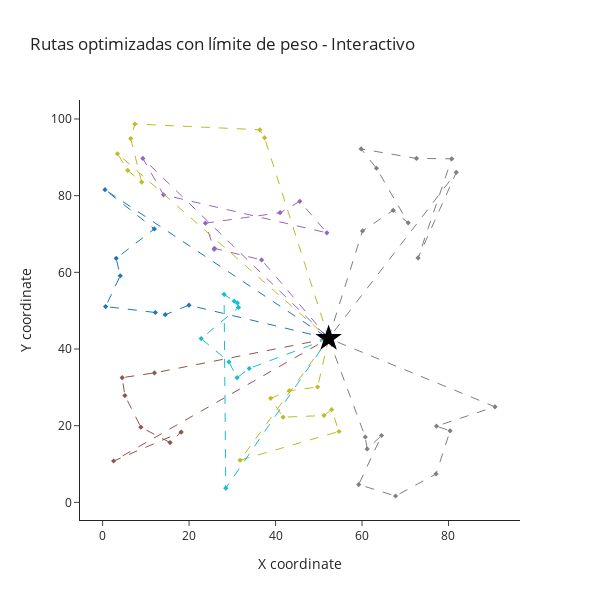

Notebook cell for this chart:
### Code cell
plot_routes(underloaded_routes, warehouse)

### Figure 1 — Plotly figure (JSON) as saved in the notebook; plotly's stock layout.template omitted (floating-point values rounded to 4 significant figures)
{"data": [{"hoverinfo": "text", "hoverlabel": {"bgcolor": "#7f7f7f"}, "line": {"color": "#7f7f7f", "dash": "dash", "width": 1}, "marker": {"size": 4, "symbol": "diamond"}, "mode": "lines+markers", "name": "Route 1", "text": ["Route 1<br>Warehouse<br>Total weight: 964 kg", "Route 1<br>Point 5<br>Weight: 133 kg<br>Total weight: 964 kg", "Route 1<br>Point 78<br>Weight: 148 kg<br>Total weight: 964 kg", "Route 1<br>Point 38<br>Weight: 77 kg<br>Total weight: 964 kg", "Route 1<br>Point 57<br>Weight: 165 kg<br>Total weight: 964 kg", "Route 1<br>Point 28<br>Weight: 71 kg<br>Total weight: 964 kg", "Route 1<br>Point 98<br>Weight: 112 kg<br>Total weight: 964 kg", "Route 1<br>Point 60<br>Weight: 67 kg<br>Total weight: 964 kg", "Route 1<br>Point 44<br>Weight: 84 kg<br>Total weight: 964 kg", "Route 1<br>Point 63<br>Weight: 107 kg<br>Total weight: 964 kg", "Route 1<br>Warehouse<br>Total weight: 964 kg"], "type": "scatter", "x": [52.27, 60.11, 67.21, 70.69, 63.34, 59.79, 72.6, 80.74, 72.96, 81.8, 52.27], "y": [42.75, 70.81, 76.16, 72.9, 87.15, 92.19, 89.71, 89.61, 63.76, 86.07, 42.75]}, {"hoverinfo": "text", "hoverlabel": {"bgcolor": "#bcbd22"}, "line": {"color": "#bcbd22", "dash": "dash", "width": 1}, "marker": {"size": 4, "symbol": "diamond"}, "mode": "lines+markers", "name": "Route 2", "text": ["Route 2<br>Warehouse<br>Total weight: 994 kg", "Route 2<br>Point 71<br>Weight: 179 kg<br>Total weight: 994 kg", "Route 2<br>Point 10<br>Weight: 177 kg<br>Total weight: 994 kg", "Route 2<br>Point 31<br>Weight: 100 kg<br>Total weight: 994 kg", "Route 2<br>Point 65<br>Weight: 153 kg<br>Total weight: 994 kg", "Route 2<br>Point 86<br>Weight: 114 kg<br>Total weight: 994 kg", "Route 2<br>Point 94<br>Weight: 115 kg<br>Total weight: 994 kg", "Route 2<br>Point 25<br>Weight: 82 kg<br>Total weight: 994 kg", "Route 2<br>Point 61<br>Weight: 74 kg<br>Total weight: 994 kg", "Route 2<br>Warehouse<br>Total weight: 994 kg"], "type": "scatter", "x": [52.27, 49.72, 43.19, 38.87, 41.74, 51.21, 52.97, 54.67, 31.8, 52.27], "y": [42.75, 30.09, 29.12, 27.13, 22.21, 22.65, 24.19, 18.49, 11.01, 42.75]}, {"hoverinfo": "text", "hoverlabel": {"bgcolor": "#1f77b4"}, "line": {"color": "#1f77b4", "dash": "dash", "width": 1}, "marker": {"size": 4, "symbol": "diamond"}, "mode": "lines+markers", "name": "Route 5", "text": ["Route 5<br>Warehouse<br>Total weight: 976 kg", "Route 5<br>Point 14<br>Weight: 117 kg<br>Total weight: 976 kg", "Route 5<br>Point 76<br>Weight: 88 kg<br>Total weight: 976 kg", "Route 5<br>Point 21<br>Weight: 185 kg<br>Total weight: 976 kg", "Route 5<br>Point 64<br>Weight: 116 kg<br>Total weight: 976 kg", "Route 5<br>Point 84<br>Weight: 85 kg<br>Total weight: 976 kg", "Route 5<br>Point 50<br>Weight: 173 kg<br>Total weight: 976 kg", "Route 5<br>Point 46<br>Weight: 66 kg<br>Total weight: 976 kg", "Route 5<br>Point 37<br>Weight: 146 kg<br>Total weight: 976 kg", "Route 5<br>Warehouse<br>Total weight: 976 kg"], "type": "scatter", "x": [52.27, 19.97, 14.49, 12.2, 0.6952, 4.078, 3.143, 11.96, 0.5522, 52.27], "y": [42.75, 51.42, 48.95, 49.52, 51.07, 59.09, 63.64, 71.32, 81.55, 42.75]}, {"hoverinfo": "text", "hoverlabel": {"bgcolor": "#9467bd"}, "line": {"color": "#9467bd", "dash": "dash", "width": 1}, "marker": {"size": 4, "symbol": "diamond"}, "mode": "lines+markers", "name": "Route 8", "text": ["Route 8<br>Warehouse<br>Total weight: 979 kg", "Route 8<br>Point 80<br>Weight: 62 kg<br>Total weight: 979 kg", "Route 8<br>Point 23<br>Weight: 194 kg<br>Total weight: 979 kg", "Route 8<br>Point 92<br>Weight: 141 kg<br>Total weight: 979 kg", "Route 8<br>Point 79<br>Weight: 99 kg<br>Total weight: 979 kg", "Route 8<br>Point 53<br>Weight: 142 kg<br>Total weight: 979 kg", "Route 8<br>Point 13<br>Weight: 103 kg<br>Total weight: 979 kg", "Route 8<br>Point 68<br>Weight: 81 kg<br>Total weight: 979 kg", "Route 8<br>Point 34<br>Weight: 76 kg<br>Total weight: 979 kg", "Route 8<br>Point 95<br>Weight: 81 kg<br>Total weight: 979 kg", "Route 8<br>Warehouse<br>Total weight: 979 kg"], "type": "scatter", "x": [52.27, 36.78, 25.88, 25.79, 23.76, 41.04, 45.61, 51.88, 14.09, 9.31, 52.27], "y": [42.75, 63.23, 66.25, 66.0, 72.82, 75.56, 78.52, 70.3, 80.22, 89.72, 42.75]}, {"hoverinfo": "text", "hoverlabel": {"bgcolor": "#8c564b"}, "line": {"color": "#8c564b", "dash": "dash", "width": 1}, "marker": {"size": 4, "symbol": "diamond"}, "mode": "lines+markers", "name": "Route 10", "text": ["Route 10<br>Warehouse<br>Total weight: 956 kg", "Route 10<br>Point 66<br>Weight: 73 kg<br>Total weight: 956 kg", "Route 10<br>Point 30<br>Weight: 158 kg<br>Total weight: 956 kg", "Route 10<br>Point 74<br>Weight: 186 kg<br>Total weight: 956 kg", "Route 10<br>Point 29<br>Weight: 87 kg<br>Total weight: 956 kg", "Route 10<br>Point 3<br>Weight: 162 kg<br>Total weight: 956 kg", "Route 10<br>Point 8<br>Weight: 142 kg<br>Total weight: 956 kg", "Route 10<br>Point 49<br>Weight: 148 kg<br>Total weight: 956 kg", "Route 10<br>Warehouse<br>Total weight: 956 kg"], "type": "scatter", "x": [52.27, 11.99, 4.523, 5.148, 8.849, 15.6, 18.18, 2.542, 52.27], "y": [42.75, 33.76, 32.53, 27.86, 19.6, 15.6, 18.34, 10.79, 42.75]}, {"hoverinfo": "text", "hoverlabel": {"bgcolor": "#7f7f7f"}, "line": {"color": "#7f7f7f", "dash": "dash", "width": 1}, "marker": {"size": 4, "symbol": "diamond"}, "mode": "lines+markers", "name": "Route 11", "text": ["Route 11<br>Warehouse<br>Total weight: 986 kg", "Route 11<br>Point 16<br>Weight: 191 kg<br>Total weight: 986 kg", "Route 11<br>Point 11<br>Weight: 159 kg<br>Total weight: 986 kg", "Route 11<br>Point 87<br>Weight: 57 kg<br>Total weight: 986 kg", "Route 11<br>Point 15<br>Weight: 82 kg<br>Total weight: 986 kg", "Route 11<br>Point 85<br>Weight: 69 kg<br>Total weight: 986 kg", "Route 11<br>Point 39<br>Weight: 160 kg<br>Total weight: 986 kg", "Route 11<br>Point 58<br>Weight: 116 kg<br>Total weight: 986 kg", "Route 11<br>Point 36<br>Weight: 79 kg<br>Total weight: 986 kg", "Route 11<br>Point 52<br>Weight: 73 kg<br>Total weight: 986 kg", "Route 11<br>Warehouse<br>Total weight: 986 kg"], "type": "scatter", "x": [52.27, 60.75, 61.19, 64.52, 59.24, 67.76, 77.13, 80.37, 77.22, 90.76, 52.27], "y": [42.75, 17.05, 13.95, 17.44, 4.645, 1.659, 7.404, 18.66, 19.87, 24.93, 42.75]}, {"hoverinfo": "text", "hoverlabel": {"bgcolor": "#bcbd22"}, "line": {"color": "#bcbd22", "dash": "dash", "width": 1}, "marker": {"size": 4, "symbol": "diamond"}, "mode": "lines+markers", "name": "Route 12", "text": ["Route 12<br>Warehouse<br>Total weight: 961 kg", "Route 12<br>Point 1<br>Weight: 165 kg<br>Total weight: 961 kg", "Route 12<br>Point 69<br>Weight: 135 kg<br>Total weight: 961 kg", "Route 12<br>Point 35<br>Weight: 70 kg<br>Total weight: 961 kg", "Route 12<br>Point 17<br>Weight: 70 kg<br>Total weight: 961 kg", "Route 12<br>Point 82<br>Weight: 184 kg<br>Total weight: 961 kg", "Route 12<br>Point 4<br>Weight: 153 kg<br>Total weight: 961 kg", "Route 12<br>Point 22<br>Weight: 184 kg<br>Total weight: 961 kg", "Route 12<br>Warehouse<br>Total weight: 961 kg"], "type": "scatter", "x": [52.27, 37.45, 36.36, 7.455, 6.505, 9.029, 5.808, 3.439, 52.27], "y": [42.75, 95.07, 97.18, 98.69, 94.89, 83.53, 86.62, 90.93, 42.75]}, {"hoverinfo": "text", "hoverlabel": {"bgcolor": "#17becf"}, "line": {"color": "#17becf", "dash": "dash", "width": 1}, "marker": {"size": 4, "symbol": "diamond"}, "mode": "lines+markers", "name": "Route 13", "text": ["Route 13<br>Warehouse<br>Total weight: 987 kg", "Route 13<br>Point 97<br>Weight: 100 kg<br>Total weight: 987 kg", "Route 13<br>Point 43<br>Weight: 53 kg<br>Total weight: 987 kg", "Route 13<br>Point 12<br>Weight: 131 kg<br>Total weight: 987 kg", "Route 13<br>Point 62<br>Weight: 103 kg<br>Total weight: 987 kg", "Route 13<br>Point 51<br>Weight: 86 kg<br>Total weight: 987 kg", "Route 13<br>Point 24<br>Weight: 177 kg<br>Total weight: 987 kg", "Route 13<br>Point 9<br>Weight: 195 kg<br>Total weight: 987 kg", "Route 13<br>Point 33<br>Weight: 76 kg<br>Total weight: 987 kg", "Route 13<br>Point 72<br>Weight: 66 kg<br>Total weight: 987 kg", "Route 13<br>Warehouse<br>Total weight: 987 kg"], "type": "scatter", "x": [52.27, 33.9, 31.1, 29.21, 22.79, 31.44, 31.17, 30.42, 28.09, 28.48, 52.27], "y": [42.75, 34.92, 32.52, 36.64, 42.71, 50.86, 52.01, 52.48, 54.27, 3.689, 42.75]}, {"hoverinfo": "text", "marker": {"color": "black", "size": 20, "symbol": "star"}, "mode": "markers", "name": "Warehouse", "text": ["Warehouse"], "type": "scatter", "x": [52.27], "y": [42.75]}], "layout": {"height": 600, "hovermode": "closest", "showlegend": false, "title": {"text": "Rutas optimizadas con límite de peso - Interactivo"}, "width": 600, "xaxis": {"title": {"text": "X coordinate"}}, "yaxis": {"title": {"text": "Y coordinate"}}}}
